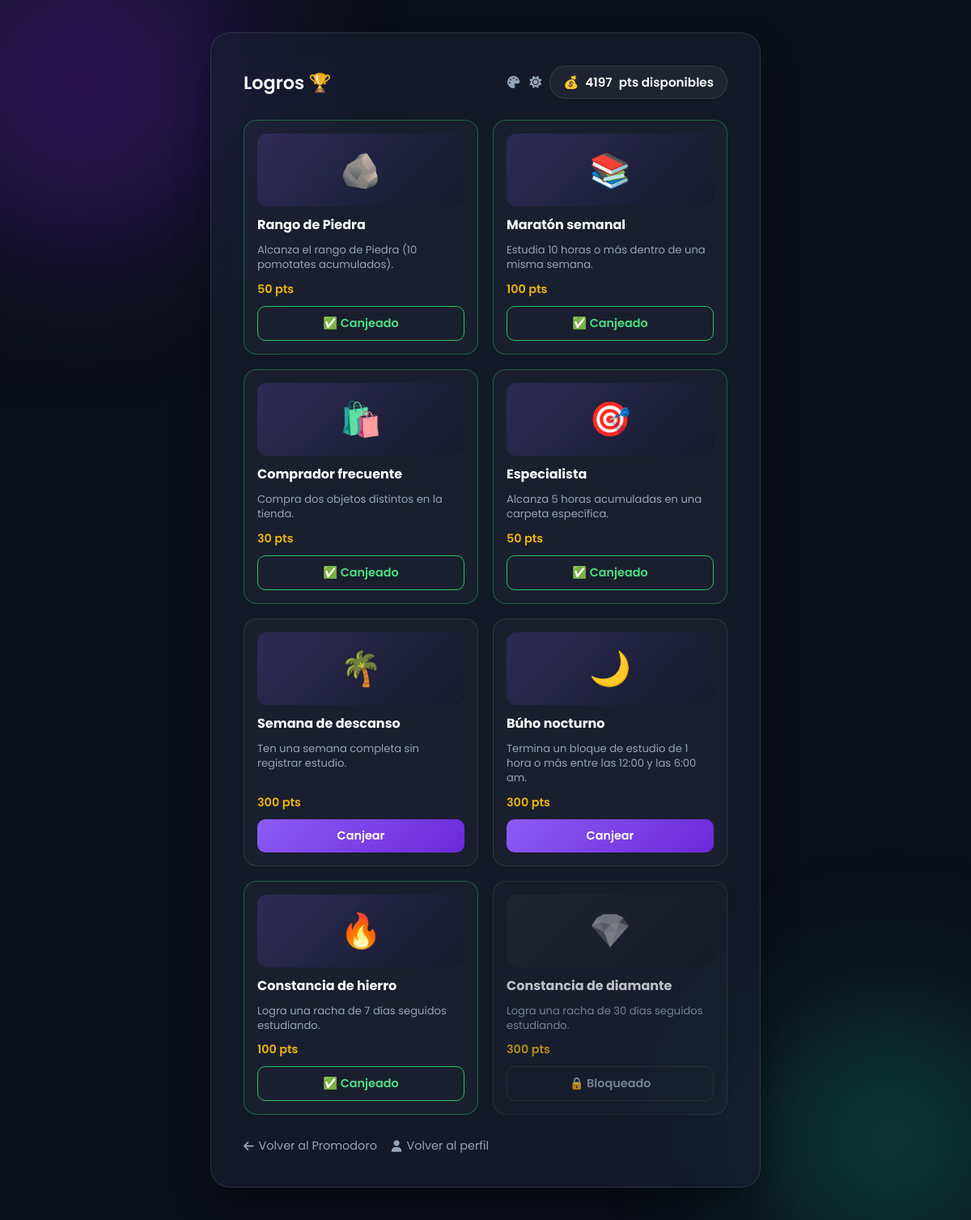
Before: /logros (signed in) with the older database file.
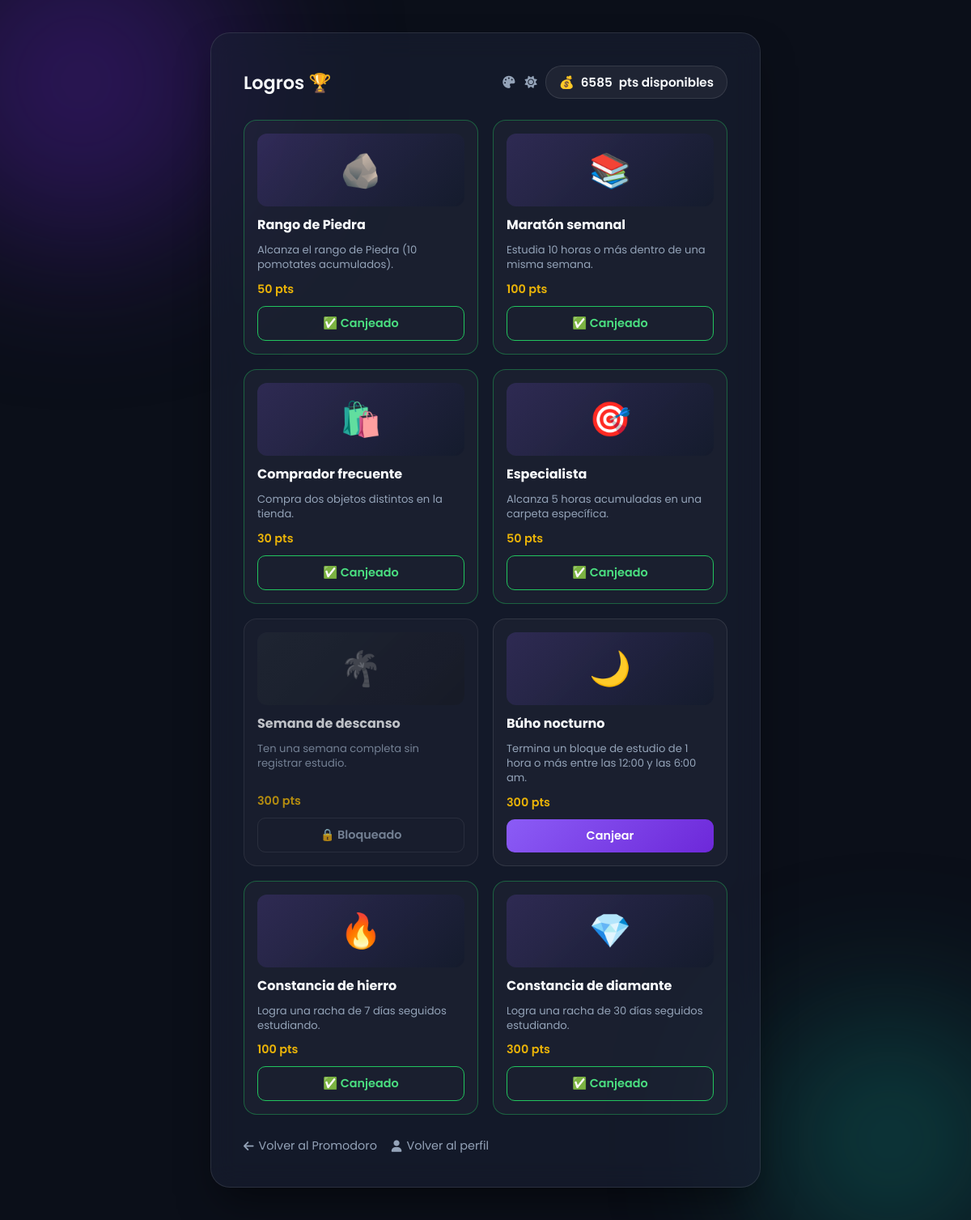
After: the same page with the newer database file.
### app.py (models this page shows, shortened)
class User(db.Model):
    id = db.Column(db.Integer, primary_key=True)
    username = db.Column(db.String(50), unique=True, nullable=False)
    password = db.Column(db.String(200), nullable=False)
    points = db.Column(db.Integer, default=0)
    profile_pic = db.Column(db.String(300), default='https://i.imgur.com/6VBx3io.png') # Avatar por defecto
    balance = db.Column(db.Integer, default=0)  # Puntos gastables en la tienda (no baja el total/rango)
    equipped_banner = db.Column(db.String(50), nullable=True)  # id del banner activo en el perfil
    equipped_frame = db.Column(db.String(50), nullable=True)  # id del marco activo en la foto de perfil
    equipped_font = db.Column(db.String(50), nullable=True)  # id de la tipografía activa en el temporizador
    equipped_wallpaper = db.Column(db.String(50), nullable=True)  # id del fondo animado activo en la pantalla principal (None = fondo predeterminado)
    equipped_sound_lofi = db.Column(db.String(50), nullable=True)
    equipped_sound_piano = db.Column(db.String(50), nullable=True)
    equipped_sound_rain = db.Column(db.String(50), nullable=True)
    google_ical_url = db.Column(db.String(500), nullable=True)
    ical_last_synced_at = db.Column(db.DateTime, nullable=True)
    following = db.relationship(
        'Follow',
        foreign_keys=[Follow.follower_id],
        backref=db.backref('follower', lazy='joined'),
        lazy='dynamic',
        cascade='all, delete-orphan'
    )
    followers = db.relationship(
        'Follow',
        foreign_keys=[Follow.followed_id],
        backref=db.backref('followed', lazy='joined'),
        lazy='dynamic',
        cascade='all, delete-orphan'
    )
    folders = db.relationship(
        'Folder',
        backref='user',
        lazy='dynamic',
        cascade='all, delete-orphan'
    )
    purchases = db.relationship(
        'Purchase',
        backref='user',
        lazy='dynamic',
        cascade='all, delete-orphan'
    )
    achievement_claims = db.relationship(
        'AchievementClaim',
        backref='user',
        lazy='dynamic',
        cascade='all, delete-orphan'
    )
    @property
    def pomodoros(self):
        return self.points // 60

### app.py (the view)
@app.route('/logros')
def logros():
    if 'user_id' not in session:
        return redirect(url_for('login'))
    user = User.query.get(session['user_id'])
    if user is None:
        session.clear()
        return redirect(url_for('login'))
    claimed_ids = {c.achievement_id for c in user.achievement_claims.all()}
    achievements = [
        {
            'id': ach['id'],
            'name': ach['name'],
            'description': ach['description'],
            'points': ach['points'],
            'icon': ach['icon'],
            'unlocked': ach['check'](user),
            'claimed': ach['id'] in claimed_ids
        }
        for ach in ACHIEVEMENTS
    ]
    return render_template('logros.html', user=user, achievements=achievements)

### app.py (called while the page is built)
def _weekly_minutes_map(user, offset):
    sessions = StudySession.query.filter(StudySession.user_id == user.id).all()
    weekly_minutes = defaultdict(int)
    for s in sessions:
        local_dt = s.completed_at - timedelta(minutes=offset)
        week_start = (local_dt - timedelta(days=local_dt.weekday())).replace(hour=0, minute=0, second=0, microsecond=0)
        weekly_minutes[week_start] += s.minutes
    return weekly_minutes

def _has_10h_week(user):
    offset = get_tz_offset()
    weekly_minutes = _weekly_minutes_map(user, offset)
    return any(minutes >= 600 for minutes in weekly_minutes.values())

def _has_zero_hour_week(user):
    offset = get_tz_offset()
    weekly_minutes = _weekly_minutes_map(user, offset)
    if not weekly_minutes:
        return False
    now_local = datetime.utcnow() - timedelta(minutes=offset)
    this_week_start = (now_local - timedelta(days=now_local.weekday())).replace(hour=0, minute=0, second=0, microsecond=0)
    cursor = min(weekly_minutes.keys()) + timedelta(weeks=1)
    while cursor < this_week_start:
        if weekly_minutes.get(cursor, 0) == 0:
            return True
        cursor += timedelta(weeks=1)
    return False

def _has_5h_in_a_folder(user):
    top_folder = user.folders.order_by(Folder.points.desc()).first()
    return top_folder is not None and top_folder.points >= 300

def _has_madrugada_block(user):
    offset = get_tz_offset()
    sessions = StudySession.query.filter(
        StudySession.user_id == user.id,
        StudySession.completed_at >= MADRUGADA_FIX_CUTOFF,
        StudySession.minutes >= 60
    ).all()
    for s in sessions:
        local_dt = s.completed_at - timedelta(minutes=offset)
        if 0 <= local_dt.hour < 6:
            return True
    return False

def _has_7_day_streak(user):
    offset = get_tz_offset()
    return compute_streaks_for_users([user.id], offset)[user.id] >= 7

def _has_30_day_streak(user):
    offset = get_tz_offset()
    return compute_streaks_for_users([user.id], offset)[user.id] >= 30

def get_tz_offset():
    try:
        return int(request.args.get('tz_offset', 0))
    except (TypeError, ValueError):
        return 0

### templates/logros.html (shortened to what this page needs)
<!DOCTYPE html>
<html lang="es">
<head>
    <link rel="stylesheet" href="https://cdnjs.cloudflare.com/ajax/libs/font-awesome/6.4.0/css/all.min.css">
</head>
<body>
    <div class="ambient-light light-1"></div>
    <div class="ambient-light light-2"></div>
    <div class="logros-card">
        <div class="logros-header">
            <h2>Logros 🏆</h2>
            <div class="header-right">
                <div class="header-icons">
                    <a href="#" id="color-picker-btn" title="Elegir color"><i class="fas fa-palette"></i></a>
                    <a href="#" id="theme-toggle-btn" title="Cambiar a modo normal"><i class="fas fa-sun"></i></a>
                </div>
                <div class="balance-pill">💰 <span id="balance-amount">{{ user.balance }}</span> pts disponibles</div>
            </div>
        </div>
        {% if achievements %}
        <div class="logros-grid">
            {% for ach in achievements %}
            <div class="achievement-card {{ 'is-claimed' if ach.claimed else ('is-locked' if not ach.unlocked else '') }}" id="achievement-card-{{ ach.id }}">
                <div class="achievement-icon">{{ ach.icon }}</div>
                <div class="achievement-name">{{ ach.name }}</div>
                <div class="achievement-desc">{{ ach.description }}</div>
                <div class="achievement-points">{{ ach.points }} pts</div>
                {% if ach.claimed %}
                    <button class="claim-btn claimed" disabled>✅ Canjeado</button>
                {% elif ach.unlocked %}
                    <button class="claim-btn" data-achievement-id="{{ ach.id }}" onclick="claimAchievement(this)">Canjear</button>
                {% else %}
                    <button class="claim-btn locked" disabled>🔒 Bloqueado</button>
                {% endif %}
            </div>
            {% endfor %}
        </div>
        {% else %}
        <p class="empty-hint">Todavía no hay logros disponibles.</p>
        {% endif %}
        <div class="back-links-row">
            <a href="/" class="back-link"><i class="fas fa-arrow-left"></i> Volver al Promodoro</a>
            <a href="/profile" class="back-link"><i class="fas fa-user"></i> Volver al perfil</a>
        </div>
    </div>
</body>
</html>

### templates/logros.html (style rules this page uses)
:root { --bg-base: #0b0f19; --bg-panel: rgba(26, 32, 53, 0.6); --bg-panel-solid: #131a2b; --text-main: #f8fafc; --text-muted: #94a3b8; --accent: #8b5cf6; --accent-dark: #6d28d9; --accent-glow: rgba(139, 92, 246, 0.4); --border-color: rgba(255, 255, 255, 0.1); --overlay-rgb: 255, 255, 255; }
* { margin: 0; padding: 0; box-sizing: border-box; }
body { font-family: 'Poppins', sans-serif; background-color: var(--bg-base); color: var(--text-main); min-height: 100vh; display: flex; justify-content: center; align-items: flex-start; position: relative; padding: 40px 16px; overflow-x: hidden; }
.ambient-light { position: fixed; border-radius: 50%; filter: blur(100px); z-index: 0; opacity: 0.5; animation: float 10s infinite alternate ease-in-out; }
.light-1 { width: 400px; height: 400px; background: #4c1d95; top: -100px; left: -100px; }
.light-2 { width: 300px; height: 300px; background: #0f766e; bottom: -50px; right: -50px; animation-delay: -5s; }
.logros-card { background: var(--bg-panel); backdrop-filter: blur(16px); -webkit-backdrop-filter: blur(16px); border: 1px solid var(--border-color); border-radius: 24px; padding: 40px; width: 100%; max-width: 680px; z-index: 10; box-shadow: 0 25px 50px -12px rgba(0, 0, 0, 0.5); }
.logros-header { display: flex; align-items: center; justify-content: space-between; gap: 12px; flex-wrap: wrap; margin-bottom: 26px; position: relative; }
.logros-header h2 { font-size: 1.4rem; font-weight: 600; }
.header-icons { display: flex; gap: 12px; align-items: center; font-size: 0.95rem; }
.header-icons a { color: var(--text-muted); text-decoration: none; transition: color 0.2s; }
.header-right { display: flex; align-items: center; gap: 10px; flex-wrap: wrap; }
.balance-pill { display: flex; align-items: center; gap: 8px; background: rgba(var(--overlay-rgb), 0.05); border: 1px solid var(--border-color); padding: 8px 16px; border-radius: 20px; font-weight: 600; font-size: 0.95rem; white-space: nowrap; }
.logros-grid { display: grid; grid-template-columns: repeat(auto-fill, minmax(220px, 1fr)); gap: 18px; }
.achievement-card { background: rgba(var(--overlay-rgb), 0.03); border: 1px solid var(--border-color); border-radius: 16px; padding: 16px; display: flex; flex-direction: column; gap: 10px; }
.achievement-card.is-claimed { border-color: rgba(34, 197, 94, 0.4); }
.achievement-card.is-locked { opacity: 0.75; }
.achievement-icon { width: 100%; height: 90px; border-radius: 12px; display: flex; align-items: center; justify-content: center; font-size: 2.6rem; background: linear-gradient(135deg, rgba(139, 92, 246, 0.18), rgba(15, 23, 42, 0.5)); }
.achievement-card.is-locked .achievement-icon { filter: grayscale(1); opacity: 0.6; }
.achievement-name { font-weight: 700; font-size: 1rem; }
.achievement-desc { color: var(--text-muted); font-size: 0.82rem; line-height: 1.4; flex-grow: 1; }
.achievement-points { color: #eab308; font-weight: 600; font-size: 0.9rem; }
.claim-btn { background: linear-gradient(135deg, var(--accent), var(--accent-dark)); color: white; border: none; padding: 10px; border-radius: 10px; font-weight: 600; font-size: 0.9rem; cursor: pointer; transition: all 0.2s ease; font-family: 'Poppins', sans-serif; }
.claim-btn:disabled { cursor: not-allowed; }
.claim-btn.claimed { background: transparent; border: 1px solid #22c55e; color: #4ade80; }
.claim-btn.locked { background: transparent; border: 1px solid var(--border-color); color: var(--text-muted); }
.back-link { display: inline-flex; align-items: center; gap: 6px; color: var(--text-muted); text-decoration: none; font-size: 0.9rem; }
.back-links-row { display: flex; flex-wrap: wrap; gap: 18px; margin-top: 28px; }

Changed rows visible on the page:
changed User: balance "4197" → "6585"
Other visible differences:
list line gone: "Canjear"
new list line: "🔒 Bloqueado"
list line gone: "🔒 Bloqueado"
new list line: "✅ Canjeado"
